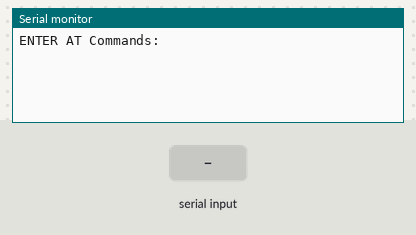
The sketch below on a simulated Arduino Uno, built with avr-gcc and run on an emulated ATmega328P. Parts: the last lines printed to the serial monitor. Inputs (shaded band) come from the test bench.

Above: at 1.2 s.
1.3 s: "1" received over the second serial link
At 2.3 s:
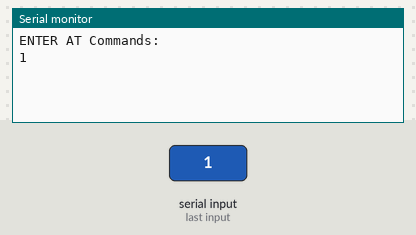
2.8 s: "0" received over the second serial link
At 3.4 s:
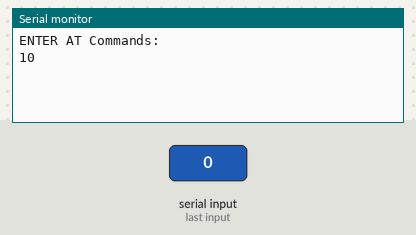

Measured:
- after the input at 1.3 s, the serial monitor: prints a new line at once (image 1)
- after the input at 2.8 s, the serial monitor: prints a new line at once (image 2)

The sketch:

ArduinoBT.ino
```cpp
#include <SoftwareSerial.h>

SoftwareSerial hc06(10,11);

void setup() {
  pinMode(10,INPUT);
  pinMode(11,OUTPUT);

  Serial.begin(9600);

  hc06.begin(9600);
  hc06.print("AT+BAUD4");
  Serial.println("ENTER AT Commands:");
}

void loop() {
  // put your main code here, to run repeatedly:
  if (hc06.available()){
    Serial.write(hc06.read());
  }
  if (Serial.available()){
    hc06.write(Serial.read());
  }

}
```
